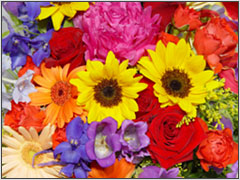
#> input picture ImagePreProcessing_CV/sonyrgb.jpeg, 240 x 180 px
$ python -i functions.py   (imports and definitions only)
#> lines starting #> are read from the running program, lines starting #| are printed output that depends on the picture
from PIL import Image
import numpy as np
import cv2
import matplotlib.pyplot as plt
import os
# [97 lines left out: functions apply_image_negative, apply_gamma_correction, apply_logarithmic_transformation, apply_contrast_stretching, not called in this run]

def apply_histogram_equalization(image_path):
#> called with image_path = 'sonyrgb.jpeg'
    img = cv2.imread(image_path)
#> img is the input picture: shape (180, 240, 3); mean B, G, R 69.9, 100.9, 182.3

    if len(img.shape) == 2:
        equalized_img = cv2.equalizeHist(img)
    elif len(img.shape) == 3 and img.shape[2] == 3:  # RGB image

        yuv_img = cv2.cvtColor(img, cv2.COLOR_BGR2YUV)
#> yuv_img: shape (180, 240, 3); mean of channels 0, 1, 2 121.7, 102.5, 181
        yuv_img[:,:,0] = cv2.equalizeHist(yuv_img[:,:,0])
#> yuv_img: shape (180, 240, 3); mean of channels 0, 1, 2 128.2, 102.5, 181
        equalized_img = cv2.cvtColor(yuv_img, cv2.COLOR_YUV2BGR)
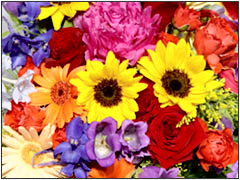
#> equalized_img: shape (180, 240, 3); mean B, G, R 78.7, 109.6, 185.9
    else:
        raise ValueError("Unsupported image format")

    hist_original = cv2.calcHist([img], [0], None, [256], [0, 256])
#> hist_original = 256 values, max 5618 at index 0, min 0 at index 249, mean 168.8
    hist_equalized = cv2.calcHist([equalized_img], [0], None, [256], [0, 256])
#> hist_equalized = 256 values, max 7149 at index 0, min 27 at index 236, mean 168.8

    # Plot histograms
    plt.figure(figsize=(12, 6))
    plt.plot(hist_original, color='b', label='Original Image Histogram')
    plt.plot(hist_equalized, color='r', label='Equalized Image Histogram')
    plt.legend()
    plt.xlabel('Pixel Value')
    plt.ylabel('Frequency')
    plt.title('Histogram Comparison')
    histogram_plot_path = os.path.join('histogram_plot.png')
    plt.savefig(histogram_plot_path)
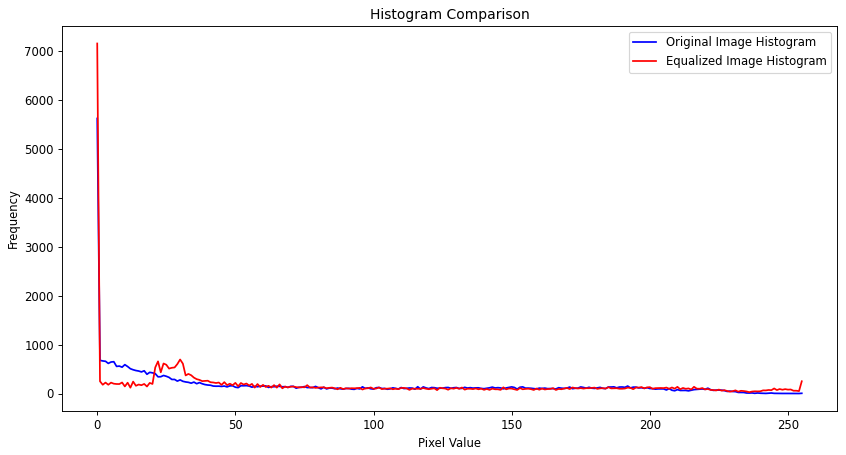
#> figure drawn by matplotlib, 1 panel; curve peaks at x = 0, y = 5618; curve peaks at x = 0, y = 7149
    plt.close()


    return equalized_img, histogram_plot_path

# [43 lines left out: functions apply_intensity_level_slicing, apply_bit_plane_slicing, not called in this run]

>>> result = apply_histogram_equalization('sonyrgb.jpeg')
